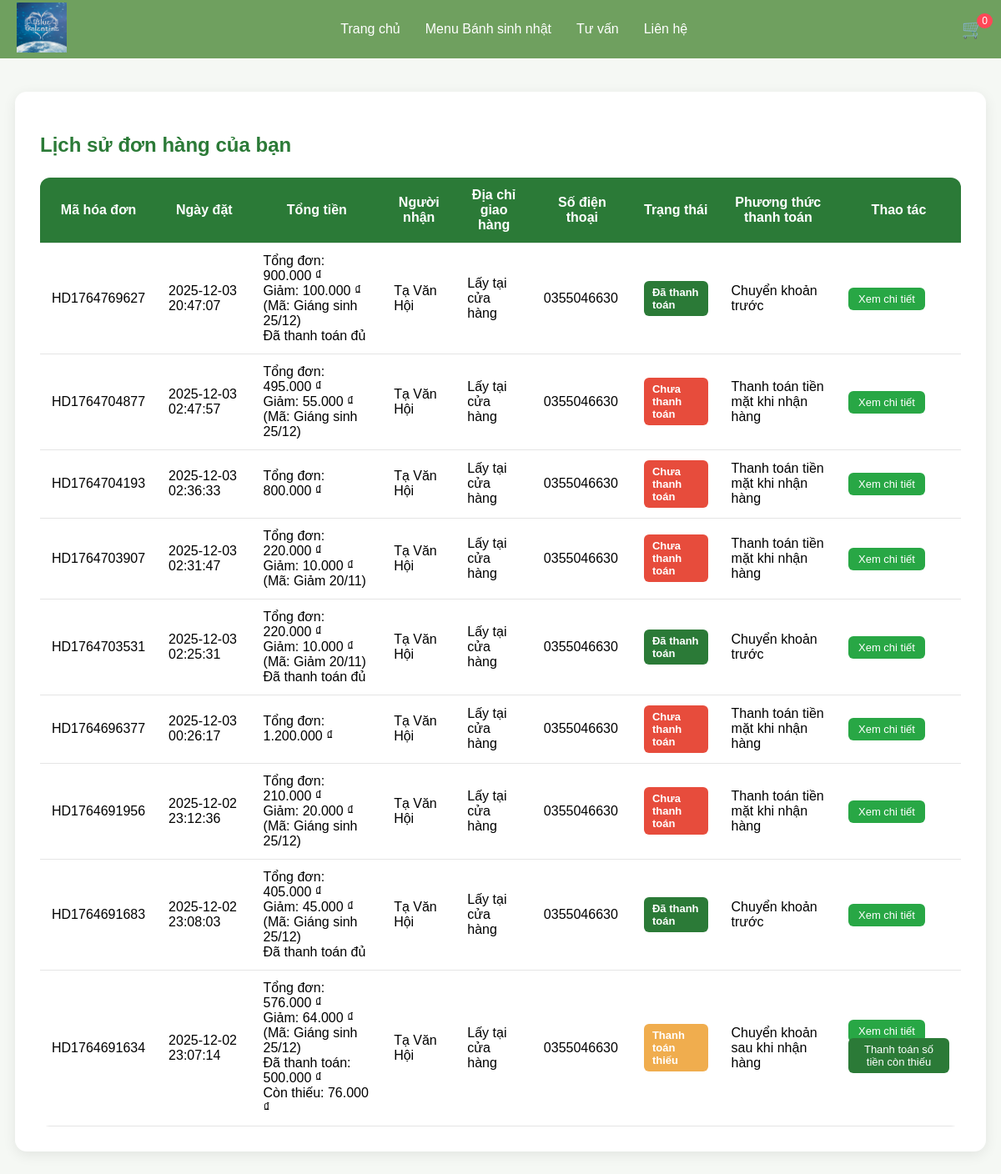
The app's page /Home/orderHistory (signed in) with its own data.
### tables this page shows
CREATE TABLE `orders` (
  `id` int(11) NOT NULL,
  `user_id` int(11) NOT NULL,
  `order_code` varchar(50) NOT NULL,
  `receiver` varchar(100) NOT NULL,
  `phone` varchar(20) NOT NULL,
  `address` varchar(255) NOT NULL,
  `delivery_method` varchar(20) NOT NULL DEFAULT 'home',
  `payment_method` varchar(20) NOT NULL,
  `total_amount` decimal(15,2) NOT NULL DEFAULT 0.00,
  `discount_amount` decimal(15,2) NOT NULL DEFAULT 0.00,
  `coupon_code` varchar(100) DEFAULT NULL,
  `transaction_info` varchar(30) NOT NULL,
  `note` text DEFAULT NULL,
  `created_at` datetime DEFAULT current_timestamp(),
  `received_amount` decimal(15,2) DEFAULT 0.00,
  `lack_amount` decimal(15,2) DEFAULT 0.00
);

### app/Controller.php (called while the page is built, shortened)
<?php
class Controller {
    public function model($model){
        return new $model;
    }
    public function view($view, $data = []){
        extract($data);
        require "./views/" . $view . ".php";
    }
}

### controllers/Home.php (called while the page is built, shortened)
<?php
class Home extends Controller{
    public function orderHistory() {
        $orderModel = $this->model('OrderModel');
        $userId = $_SESSION['user']['user_id'] ?? $_SESSION['user']['id'] ?? null;
        $orders = [];
        if ($userId !== null) {
            $orders = $orderModel->getOrdersByUser($userId);
        }
        $this->view("Font_end/OrderHistoryView", ["orders" => $orders]);
    }
}

### app/App.php (called while the page is built, shortened)
<?php
class App{
    protected $action="Show";
 public function __construct(){
        $arr=array();
        if(isset($_GET["url"])){
            $arr=$this->urlprocess();
        }
        if(isset($arr[0])&& file_exists("./controllers/".$arr[0].".php")){
            unset($arr[0]);
        }
        $this->controller= new $this->controller;
        if(isset($arr[1]) && method_exists($this->controller,$arr[1])){
            $this->action=$arr[1];
        }
        unset($arr[1]);
        $this->param =$arr?array_values($arr):array();
        call_user_func_array(array($this->controller,$this->action),$this->param);
    }
   public function urlprocess(){
        if(isset($_GET["url"])){
           return explode('/', filter_var(trim($_GET["url"],'/')));
        }
        return array();
    }
}

### index.php (called while the page is built, shortened)
<?php
require_once "app/DB.php";
require_once "app/Controller.php";
require_once "app/App.php";
$App = new App();
?>

### app/DB.php (called while the page is built, shortened)
<?php
class DB {
    private $host='localhost';
    private $user='root';
    private $pass='';
    private $dbname='website';
    public function __construct(){
        $this->db=$this->Connect();
    }
    public function Connect(){
        $dsn='mysql:host='.$this->host.';port=3306;dbname='.$this->dbname;
        $pdo=new PDO($dsn,$this->user,$this->pass);
        $pdo->setAttribute(PDO::ATTR_DEFAULT_FETCH_MODE,PDO::FETCH_ASSOC);
        return $pdo;
    }
}

### models/BaseModel.php (called while the page is built, shortened)
<?php
class BaseModel extends DB {
    public function __construct()
    {
        if ($this->db instanceof PDO) {
            $this->db->setAttribute(PDO::ATTR_ERRMODE, PDO::ERRMODE_EXCEPTION);
        } else {
            error_log("❌ BaseModel: \$this->db KHÔNG PHẢI PDO - LỖI KẾT NỐI");
        }
    }
    public function select($sql, $params = []) {
        try {
            $stmt = $this->db->prepare($sql);
            $stmt->execute($params);
            return $stmt->fetchAll(PDO::FETCH_ASSOC);
        } catch (PDOException $e) {
            error_log("Lỗi BaseModel::select(): " . $e->getMessage());
            return [];
        }
    }
}

### models/OrderModel.php (called while the page is built, shortened)
<?php
require_once __DIR__ . '/BaseModel.php';
class OrderModel extends BaseModel {
    protected $table = 'orders';
    public function getOrdersByUser($userId) {
        $sql = "SELECT * FROM $this->table WHERE user_id = ? ORDER BY created_at DESC";
        return $this->select($sql, [$userId]);
    }
}

### views/Font_end/OrderHistoryView.php (the view, shortened to what this page needs)
<!DOCTYPE html>
<html lang="en">
    <head>
        <link rel="stylesheet" href="<?php echo APP_URL; ?>/public/css/orderHistory.css">
    </head>
    <body>
        <header class="site-header">
    <div class="header-container">
        <div class="logo">
            <a href="<?= APP_URL ?>">
                <img src="<?= APP_URL ?>/public/images/logohinhanhquan/LogoWebsite.jpg" alt="Savor Cake">
            </a>
        </div>
        <nav class="main-nav">
            <a href="<?= APP_URL ?>">Trang chủ</a>
            <a href="<?= APP_URL ?>/Home/menu">Menu Bánh sinh nhật</a>
            <a href="<?= APP_URL ?>/Home/advice">Tư vấn</a>
            <a href="<?= APP_URL ?>/Home/contact">Liên hệ</a>
        </nav>
        <div class="header-right">
            <a href="<?= APP_URL ?>/Home/order" class="cart-link">
                🛒
                <span class="cart-count">
                    <?= isset($_SESSION['cart']) ? count($_SESSION['cart']) : 0 ?>
                </span>
            </a>
        </div>
    </div>
</header>
<div class="container mt-5">
    <h2>Lịch sử đơn hàng của bạn</h2>
    <table class="table table-bordered table-hover">
        <thead class="table-dark">
            <tr>
                <th>Mã hóa đơn</th>
                <th>Ngày đặt</th>
                <th>Tổng tiền</th>
                <th>Người nhận</th>
                <th>Địa chỉ giao hàng</th>
                <th>Số điện thoại</th>
                <th>Trạng thái</th>
                <th>Phương thức thanh toán</th>
                <th>Thao tác</th>
            </tr>
        </thead>
        <tbody>
        <?php if (!empty($data['orders'])): foreach ($data['orders'] as $order): ?>
            <tr>
                <td><?= htmlspecialchars($order['order_code']) ?></td>
                <td><?= htmlspecialchars($order['created_at']) ?></td>
                <td>
                    <div>Tổng đơn: <?= number_format($order['total_amount'], 0, ',', '.') ?> ₫</div>
                    <?php
                    $status = $order['transaction_info'];
                    if (!empty($order['discount_amount']) && $order['discount_amount'] > 0): ?>
                        <div class="text-primary">Giảm: <?= number_format($order['discount_amount'], 0, ',', '.') ?> ₫ (Mã: <?= htmlspecialchars($order['coupon_code']) ?>)</div>
                    <?php endif; ?>
                    <?php if ($status == 'dathanhtoan'): ?>
                        <div class="text-success">Đã thanh toán đủ</div>
                    <?php elseif (isset($order['received_amount']) && $order['received_amount'] > 0): ?>
                        <div class="text-success">Đã thanh toán: <?= number_format($order['received_amount'], 0, ',', '.') ?> ₫</div>
                        <div class="text-danger">Còn thiếu: <?= number_format($order['lack_amount'], 0, ',', '.') ?> ₫</div>
                    <?php endif; ?>
                </td>
                <td><?= htmlspecialchars($order['receiver']) ?></td>
                <td>
    <?= htmlspecialchars(
        ($order['delivery_method'] ?? '') === 'store'
            ? 'Lấy tại cửa hàng'
            : ($order['address'] ?? '')
    ) ?>
</td>
                <td><?= htmlspecialchars($order['phone']) ?></td>
                <td>
                    <?php
                    $status = $order['transaction_info'];
                    if ($status == 'dathanhtoan') {
                        echo '<span class="badge bg-success">Đã thanh toán</span>';
                    } elseif ($status == 'thanhtoanthieu') {
                        echo '<span class="badge bg-warning">Thanh toán thiếu</span>';
                    } else {
                        echo '<span class="badge bg-danger">Chưa thanh toán</span>';
                    }
                    ?>
                </td>
                <td>
                <?php
                    $pm = $order['payment_method'] ?? '';
                    if ($pm == 'bank_before') {
                        echo 'Chuyển khoản trước';
                    } elseif ($pm == 'bank_after' || $pm == 'bank') {
                        echo 'Chuyển khoản sau khi nhận hàng';
                    } else {
                        echo 'Thanh toán tiền mặt khi nhận hàng';
                    }
                ?>
            </td>
                <td>
                    <a href="<?php echo APP_URL; ?>/Home/orderDetail/<?= $order['id'] ?>" class="btn btn-info btn-sm">Xem chi tiết</a>
                    <?php
                    $pm = $order['payment_method'] ?? '';
                    $isBank = in_array($pm, ['bank', 'bank_before', 'bank_after']);
                    $needsPayment = empty($status) || $status == 'chothanhtoan' || $status == 'thanhtoanthieu';
                    if ($isBank && $needsPayment):
                    ?>
                        <form action="<?php echo APP_URL; ?>/Home/vnpayPay" method="POST" class="d-inline">
                            <button type="submit" class="btn btn-primary btn-sm">
                                <?php echo isset($order['lack_amount']) && $order['lack_amount'] > 0 ?
                                    'Thanh toán số tiền còn thiếu' : 'Thanh toán'; ?>
                            </button>
                        </form>
                    <?php endif; ?>
            </tr>
        <?php endforeach; else: ?>
            <tr><td colspan="6" class="text-center">Bạn chưa có đơn hàng nào.</td></tr>
        <?php endif; ?>
        </tbody>
    </table>
</div>
</body>
</html>

### public/css/orderHistory.css (style rules this page uses)
body { font-family: Arial, sans-serif; background: #f5f8f4; margin: 0; padding: 0; }
h2 { color: #2b7a37; font-weight: 700; margin-bottom: 25px; }
.container { width: 92%; max-width: 1200px; margin: 40px auto; background: white; padding: 30px; border-radius: 14px; box-shadow: 0 4px 16px rgba(0,0,0,0.08); }
table { width: 100%; border-collapse: collapse; background: white; overflow: hidden; border-radius: 12px; }
thead { background: #2b7a37; color: white; }
th, td { padding: 12px 14px; border-bottom: 1px solid #e5e5e5; }
.badge { padding: 6px 10px; border-radius: 6px; color: white; font-size: 12px; }
.bg-success { background: #2b7a37; }
.bg-danger { background: #d9534f; }
.bg-warning { background: #f0ad4e; color: black; }
.btn { padding: 6px 12px; border-radius: 6px; text-decoration: none; font-size: 13px; border: none; cursor: pointer; }
.btn-info { background: #28a745; color: white; }
.btn-primary { background: #2b7a37; color: white; }
form { display: inline; }
td .badge { display: inline-block; padding: 6px 10px; border-radius: 6px !important; font-size: 13px; font-weight: 600; color: white !important; }
.bg-danger { background-color: #e74c3c !important; }
.bg-success { background-color: #2b7a37 !important; }
.bg-warning { background-color: #f0ad4e !important; color: #000 !important; }
.site-header { background: #6fa05f; height: 70px; display: flex; align-items: center; }
.header-container { width: 100%; max-width: 1200px; margin: auto; padding: 0 20px; display: flex; align-items: center; justify-content: space-between; }
.logo img { height: 60px; width: 60px; }
.main-nav { display: flex; gap: 30px; }
.main-nav a { color: #fff; text-decoration: none; font-size: 16px; font-weight: 500; }
.header-right { position: relative; }
.cart-link { color: #fff; font-size: 22px; text-decoration: none; }
.cart-count { position: absolute; top: -6px; right: -10px; background: #ff4757; color: #fff; font-size: 12px; padding: 2px 6px; border-radius: 50%; }

### records on screen
orders: order_code "HD1764769627", created_at "2025-12-03 20:47:07", total_amount "900.000", discount_amount "100.000", coupon_code "Giáng sinh 25/12", transaction_info "Đã thanh toán đủ", receiver "Tạ Văn Hội", delivery_method "Lấy tại cửa hàng", phone "0355046630", payment_method "Chuyển khoản trước"
orders: order_code "HD1764704877", created_at "2025-12-03 02:47:57", total_amount "495.000", discount_amount "55.000", coupon_code "Giáng sinh 25/12", receiver "Tạ Văn Hội", delivery_method "Lấy tại cửa hàng", phone "0355046630", transaction_info "Chưa thanh toán", payment_method "Thanh toán tiền mặt khi nhận hàng"
orders: order_code "HD1764704193", created_at "2025-12-03 02:36:33", total_amount "800.000", receiver "Tạ Văn Hội", delivery_method "Lấy tại cửa hàng", phone "0355046630", transaction_info "Chưa thanh toán", payment_method "Thanh toán tiền mặt khi nhận hàng"
orders: order_code "HD1764703907", created_at "2025-12-03 02:31:47", total_amount "220.000", discount_amount "10.000", coupon_code "Giảm 20/11", receiver "Tạ Văn Hội", delivery_method "Lấy tại cửa hàng", phone "0355046630", transaction_info "Chưa thanh toán", payment_method "Thanh toán tiền mặt khi nhận hàng"
orders: order_code "HD1764703531", created_at "2025-12-03 02:25:31", total_amount "220.000", discount_amount "10.000", coupon_code "Giảm 20/11", transaction_info "Đã thanh toán đủ", receiver "Tạ Văn Hội", delivery_method "Lấy tại cửa hàng", phone "0355046630", payment_method "Chuyển khoản trước"
orders: order_code "HD1764696377", created_at "2025-12-03 00:26:17", total_amount "1.200.000", receiver "Tạ Văn Hội", delivery_method "Lấy tại cửa hàng", phone "0355046630", transaction_info "Chưa thanh toán", payment_method "Thanh toán tiền mặt khi nhận hàng"
orders: order_code "HD1764691956", created_at "2025-12-02 23:12:36", total_amount "210.000", discount_amount "20.000", coupon_code "Giáng sinh 25/12", receiver "Tạ Văn Hội", delivery_method "Lấy tại cửa hàng", phone "0355046630", transaction_info "Chưa thanh toán", payment_method "Thanh toán tiền mặt khi nhận hàng"
orders: order_code "HD1764691683", created_at "2025-12-02 23:08:03", total_amount "405.000", discount_amount "45.000", coupon_code "Giáng sinh 25/12", transaction_info "Đã thanh toán đủ", receiver "Tạ Văn Hội", delivery_method "Lấy tại cửa hàng", phone "0355046630", payment_method "Chuyển khoản trước"
orders: order_code "HD1764691634", created_at "2025-12-02 23:07:14", total_amount "576.000", discount_amount "64.000", coupon_code "Giáng sinh 25/12", received_amount "500.000", lack_amount "76.000", receiver "Tạ Văn Hội", delivery_method "Lấy tại cửa hàng", phone "0355046630", transaction_info "Thanh toán thiếu", payment_method "Chuyển khoản sau khi nhận hàng", shows "Thanh toán số tiền còn thiếu"
